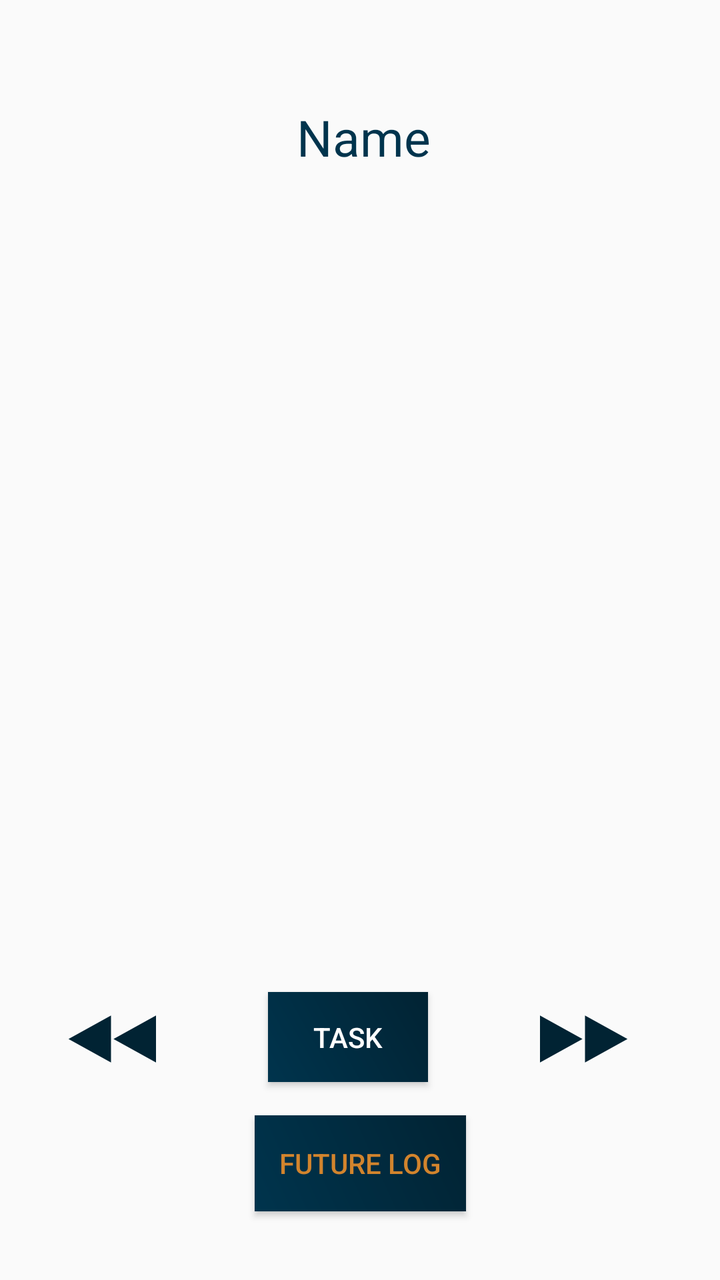
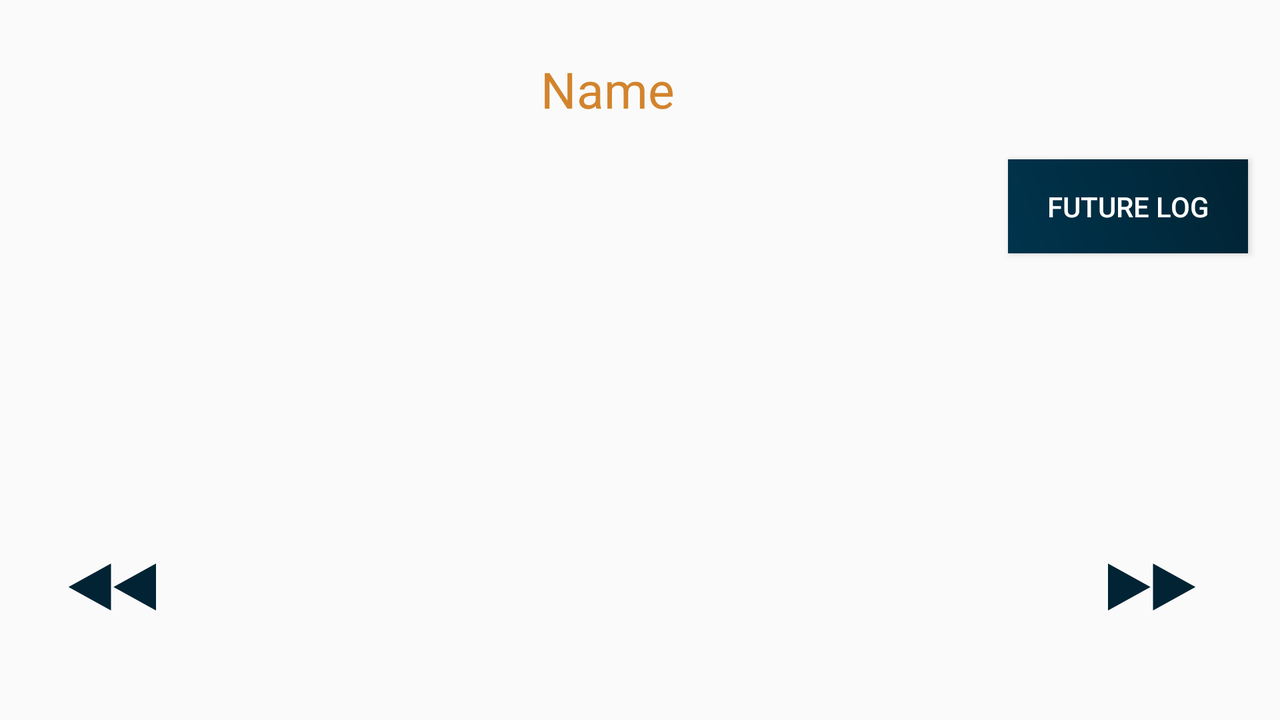

The same Android screen from two of the app's own layout files: first res/layout/ as a phone draws it, then the repository's variant for another configuration, drawn on a device whose configuration selects that folder. Both files follow.
<!-- AndroidManifest.xml: application theme AppTheme -->
<!-- res/layout/activity_monthly_log.xml -->
<?xml version="1.0" encoding="utf-8"?>
<android.support.constraint.ConstraintLayout xmlns:android="http://schemas.android.com/apk/res/android"
    xmlns:app="http://schemas.android.com/apk/res-auto"
    xmlns:tools="http://schemas.android.com/tools"
    android:layout_width="match_parent"
    android:layout_height="match_parent"
    tools:context=".MonthlyLog">
    <android.support.constraint.Guideline
        android:id="@+id/guideline"
        android:layout_width="wrap_content"
        android:layout_height="wrap_content"
        android:orientation="horizontal"
        app:layout_constraintGuide_begin="20dp"
        app:layout_constraintGuide_percent="0.0" />

    <android.support.constraint.Guideline
        android:id="@+id/guideline2"
        android:layout_width="wrap_content"
        android:layout_height="wrap_content"
        android:orientation="horizontal"
        app:layout_constraintGuide_begin="20dp"
        app:layout_constraintGuide_percent="0.25" />

    <android.support.constraint.Guideline
        android:id="@+id/guideline3"
        android:layout_width="wrap_content"
        android:layout_height="wrap_content"
        android:orientation="horizontal"
        app:layout_constraintGuide_begin="20dp"
        app:layout_constraintGuide_percent="0.5" />

    <android.support.constraint.Guideline
        android:id="@+id/guideline4"
        android:layout_width="wrap_content"
        android:layout_height="wrap_content"
        android:orientation="horizontal"
        app:layout_constraintGuide_begin="20dp"
        app:layout_constraintGuide_percent="0.75" />

    <android.support.constraint.Guideline
        android:id="@+id/guideline5"
        android:layout_width="wrap_content"
        android:layout_height="wrap_content"
        android:orientation="horizontal"
        app:layout_constraintGuide_percent="1.0"
        app:layout_constraintGuide_begin="20dp" />

    <TextView
        android:id="@+id/DLMN"
        android:layout_width="378dp"
        android:layout_height="57dp"
        android:layout_marginStart="8dp"
        android:layout_marginTop="40dp"
        android:layout_marginEnd="8dp"
        android:ems="10"
        android:gravity="center"
        android:inputType="textPersonName"
        android:text="Name"
        android:textColor="@color/colorPrimary"
        android:textSize="25sp"
        app:layout_constraintEnd_toEndOf="parent"
        app:layout_constraintHorizontal_bias="0.47"
        app:layout_constraintStart_toStartOf="parent"
        app:layout_constraintTop_toTopOf="parent" />

    <ListView
        android:id="@+id/listofdays"
        android:layout_width="338dp"
        android:layout_height="266dp"
        android:layout_marginBottom="8dp"
        app:layout_constraintBottom_toTopOf="@+id/guideline4"
        app:layout_constraintEnd_toEndOf="parent"
        app:layout_constraintHorizontal_bias="0.493"
        app:layout_constraintStart_toStartOf="parent"
        app:layout_constraintTop_toTopOf="@+id/guideline2"
        app:layout_constraintVertical_bias="0.13999999">

    </ListView>

    <Button
        android:id="@+id/prevoiusMonth"
        android:layout_width="60sp"
        android:layout_height="47sp"
        android:layout_marginStart="28dp"
        android:layout_marginTop="16dp"
        android:background="@drawable/ic_backword"
        app:layout_constraintStart_toStartOf="parent"
        app:layout_constraintTop_toTopOf="@+id/guideline4" />

    <Button
        android:id="@+id/nextMonth"
        android:layout_width="60sp"
        android:layout_height="47sp"
        android:layout_marginTop="16dp"
        android:layout_marginEnd="40dp"
        android:background="@drawable/ic_forward"
        app:layout_constraintEnd_toEndOf="parent"
        app:layout_constraintTop_toTopOf="@+id/guideline4" />

    <Button
        android:id="@+id/button3"
        android:layout_width="80sp"
        android:layout_height="45sp"
        android:layout_marginStart="8dp"
        android:layout_marginTop="16dp"
        android:layout_marginEnd="8dp"
        android:background="@drawable/button_color_design"
        android:text="task"
        android:textColor="@color/white"
        android:textSize="14sp"
        app:layout_constraintEnd_toStartOf="@+id/nextMonth"
        app:layout_constraintStart_toEndOf="@+id/prevoiusMonth"
        app:layout_constraintTop_toTopOf="@+id/guideline4"
        tools:padding="3pt" />

    <Button
        android:id="@+id/goToFutureLog"
        android:layout_width="wrap_content"
        android:layout_height="wrap_content"
        android:layout_marginStart="8dp"
        android:layout_marginTop="8dp"
        android:layout_marginEnd="8dp"
        android:layout_marginBottom="8dp"
        android:background="@drawable/button_color_design"
        android:text="Future Log"
        android:textColor="@color/colorAccent"
        android:textSize="14sp"
        app:layout_constraintBottom_toBottomOf="parent"
        app:layout_constraintEnd_toEndOf="parent"
        app:layout_constraintStart_toStartOf="parent"
        app:layout_constraintTop_toTopOf="parent"
        app:layout_constraintVertical_bias="0.954" />


</android.support.constraint.ConstraintLayout>
<!-- resources referenced by this layout -->
<resources>
  <color name="colorAccent">#D2842D</color>
  <color name="colorPrimary">#00344D</color>
  <color name="white">#FFFFFF</color>
  <!-- drawable button_color_design (drawable) -->
  <?xml version="1.0" encoding="utf-8"?>
      <shape xmlns:android="http://schemas.android.com/apk/res/android" android:shape="rectangle">
          <gradient android:startColor="#00344D"
              android:endColor="#012333" android:angle="45">
          </gradient>
  
          <padding android:left="6pt"
              android:bottom="5pt"
              android:right="6pt"
              android:top="5pt">
  
          </padding>
          <stroke android:color="#ffffff"></stroke>
      </shape>
  <!-- drawable ic_backword (drawable-anydpi) -->
  <vector xmlns:android="http://schemas.android.com/apk/res/android"
      android:width="24dp"
      android:height="24dp"
      android:viewportWidth="24"
      android:viewportHeight="24"
      android:tint="#012333">
      <path
          android:fillColor="#FF000000"
          android:pathData="M11,18L11,6l-8.5,6 8.5,6zM11.5,12l8.5,6L20,6l-8.5,6z"/>
  </vector>
  <!-- drawable ic_forward (drawable-anydpi) -->
  <vector xmlns:android="http://schemas.android.com/apk/res/android"
      android:width="24dp"
      android:height="24dp"
      android:viewportWidth="24"
      android:viewportHeight="24"
      android:tint="#012333">
      <path
          android:fillColor="#FF000000"
          android:pathData="M4,18l8.5,-6L4,6v12zM13,6v12l8.5,-6L13,6z"/>
  </vector>
  <style name="AppTheme" parent="Theme.AppCompat.Light.DarkActionBar">
          
          <item name="colorPrimary">@color/colorPrimary</item>
          <item name="colorPrimaryDark">@color/colorPrimaryDark</item>
          <item name="colorAccent">@color/colorAccent</item>
      </style>
  <color name="colorPrimaryDark">#012333</color>
</resources>
<!-- res/layout-land/activity_monthly_log.xml (the repository's variant of the layout above) -->
<!-- drawn on the phone turned sideways -->
<?xml version="1.0" encoding="utf-8"?>
<android.support.constraint.ConstraintLayout xmlns:android="http://schemas.android.com/apk/res/android"
    xmlns:app="http://schemas.android.com/apk/res-auto"
    xmlns:tools="http://schemas.android.com/tools"
    android:layout_width="match_parent"
    android:layout_height="match_parent"
    tools:context=".MonthlyLog">
    <android.support.constraint.Guideline
        android:id="@+id/guideline"
        android:layout_width="wrap_content"
        android:layout_height="wrap_content"
        android:orientation="horizontal"
        app:layout_constraintGuide_begin="20dp"
        app:layout_constraintGuide_percent="0.0" />

    <android.support.constraint.Guideline
        android:id="@+id/guideline2"
        android:layout_width="wrap_content"
        android:layout_height="wrap_content"
        android:orientation="horizontal"
        app:layout_constraintGuide_begin="20dp"
        app:layout_constraintGuide_percent="0.25" />

    <android.support.constraint.Guideline
        android:id="@+id/guideline3"
        android:layout_width="wrap_content"
        android:layout_height="wrap_content"
        android:orientation="horizontal"
        app:layout_constraintGuide_begin="20dp"
        app:layout_constraintGuide_percent="0.5" />

    <android.support.constraint.Guideline
        android:id="@+id/guideline4"
        android:layout_width="wrap_content"
        android:layout_height="wrap_content"
        android:orientation="horizontal"
        app:layout_constraintGuide_begin="20dp"
        app:layout_constraintGuide_percent="0.75" />

    <android.support.constraint.Guideline
        android:id="@+id/guideline5"
        android:layout_width="wrap_content"
        android:layout_height="wrap_content"
        android:orientation="horizontal"
        app:layout_constraintGuide_percent="1.0"
        app:layout_constraintGuide_begin="20dp" />

    <TextView
        android:id="@+id/DLMN"
        android:layout_width="378dp"
        android:layout_height="57dp"
        android:layout_marginStart="8dp"
        android:layout_marginTop="16dp"
        android:layout_marginEnd="8dp"
        android:ems="10"
        android:gravity="center"
        android:inputType="textPersonName"
        android:text="Name"
        android:textColor="@color/colorAccent"
        android:textSize="25sp"
        app:layout_constraintEnd_toEndOf="parent"
        app:layout_constraintHorizontal_bias="0.433"
        app:layout_constraintStart_toStartOf="parent"
        app:layout_constraintTop_toTopOf="parent" />

    <ListView
        android:id="@+id/listofdays"
        android:layout_width="338dp"
        android:layout_height="279dp"
        app:layout_constraintEnd_toEndOf="parent"
        app:layout_constraintHorizontal_bias="0.493"
        app:layout_constraintStart_toStartOf="parent"
        app:layout_constraintTop_toTopOf="@+id/guideline2">

    </ListView>

    <Button
        android:id="@+id/prevoiusMonth"
        android:layout_width="60sp"
        android:layout_height="47sp"
        android:layout_marginStart="28dp"
        android:background="@drawable/ic_backword"
        app:layout_constraintStart_toStartOf="parent"
        app:layout_constraintTop_toTopOf="@+id/guideline4" />

    <Button
        android:id="@+id/nextMonth"
        android:layout_width="60sp"
        android:layout_height="47sp"
        android:layout_marginEnd="36dp"
        android:background="@drawable/ic_forward"
        app:layout_constraintEnd_toEndOf="parent"
        app:layout_constraintTop_toTopOf="@+id/guideline4" />

    <Button
        android:id="@+id/button3"
        android:layout_width="120dp"
        android:layout_height="47dp"
        android:layout_marginTop="88dp"
        android:layout_marginEnd="16dp"
        android:layout_marginBottom="8dp"
        android:background="@drawable/button_color_design"
        android:onClick="monthlyTask"
        android:text="task"
        android:textColor="@color/white"
        android:textSize="14sp"
        app:layout_constraintBottom_toTopOf="@+id/guideline2"
        app:layout_constraintEnd_toEndOf="parent"
        app:layout_constraintTop_toTopOf="parent"
        app:layout_constraintVertical_bias="0.75"
        tools:padding="3pt" />

    <Button
        android:id="@+id/goToFutureLog"
        android:layout_width="120dp"
        android:layout_height="47dp"
        android:layout_marginTop="8dp"
        android:layout_marginEnd="16dp"
        android:background="@drawable/button_color_design"
        android:text="Future Log"
        android:textColor="@color/white"
        android:textSize="14sp"
        app:layout_constraintEnd_toEndOf="parent"
        app:layout_constraintTop_toBottomOf="@+id/button3" />


</android.support.constraint.ConstraintLayout>
<!-- resources referenced by the variant -->
<!-- as the phone turned sideways resolves them -->
<resources>
  <color name="colorAccent">#D2842D</color>
  <color name="white">#FFFFFF</color>
  <!-- drawable button_color_design (drawable) -->
  <?xml version="1.0" encoding="utf-8"?>
      <shape xmlns:android="http://schemas.android.com/apk/res/android" android:shape="rectangle">
          <gradient android:startColor="#00344D"
              android:endColor="#012333" android:angle="45">
          </gradient>
  
          <padding android:left="6pt"
              android:bottom="5pt"
              android:right="6pt"
              android:top="5pt">
  
          </padding>
          <stroke android:color="#ffffff"></stroke>
      </shape>
  <!-- drawable ic_backword (drawable-anydpi) -->
  <vector xmlns:android="http://schemas.android.com/apk/res/android"
      android:width="24dp"
      android:height="24dp"
      android:viewportWidth="24"
      android:viewportHeight="24"
      android:tint="#012333">
      <path
          android:fillColor="#FF000000"
          android:pathData="M11,18L11,6l-8.5,6 8.5,6zM11.5,12l8.5,6L20,6l-8.5,6z"/>
  </vector>
  <!-- drawable ic_forward (drawable-anydpi) -->
  <vector xmlns:android="http://schemas.android.com/apk/res/android"
      android:width="24dp"
      android:height="24dp"
      android:viewportWidth="24"
      android:viewportHeight="24"
      android:tint="#012333">
      <path
          android:fillColor="#FF000000"
          android:pathData="M4,18l8.5,-6L4,6v12zM13,6v12l8.5,-6L13,6z"/>
  </vector>
  <style name="AppTheme" parent="Theme.AppCompat.Light.DarkActionBar">
          
          <item name="colorPrimary">@color/colorPrimary</item>
          <item name="colorPrimaryDark">@color/colorPrimaryDark</item>
          <item name="colorAccent">@color/colorAccent</item>
      </style>
  <color name="colorPrimary">#00344D</color>
  <color name="colorPrimaryDark">#012333</color>
</resources>
